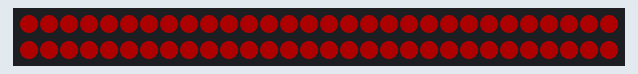
Bench run of a program on a simulated CircuitPython board. On the bench: 60 RGB LEDs in strip order, left to right, continuing on the next row. Dim RGB values are drawn brighter than linear.

Above: at 0.1 s.
At 1.1 s:
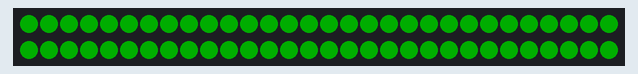
At 2.1 s:
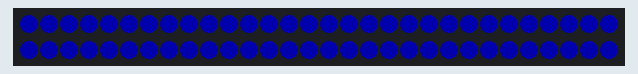
At 3.47 s:
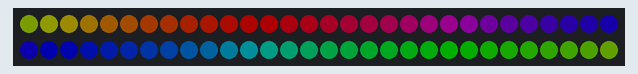
At 4.09 s:
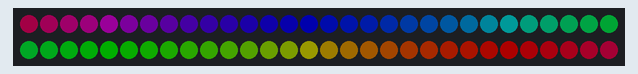
At 4.71 s:
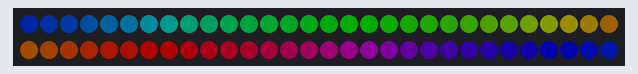

Measured:
- by itself, everything shown: repeats every 5.1 s, in 10 steps
- what the display in image 1 shows lasts 1.0 s, from 1.0 s to 2.0 s

The program:

adafruit.py
```python
# adafruit.py  (Raspberry Pi 5 + SPI(MOSI=GPIO10/핀19))
import time, board
import neopixel_spi as neopixel

NUM    = 60            # 실제 LED 개수
ORDER  = neopixel.GRB  # 색 이상하면 RGB/BGR/...로 바꿔보기
BRIGHT = 0.20          # 0.0~1.0

# SPI 객체 얻기 (/dev/spidev0.0)
spi = board.SPI()

# (옵션) SPI 속도 낮추기: 신호가 불안정하면 도움이 됨
try:
    # Blinka의 busio.SPI는 try_lock/configure 지원
    while not spi.try_lock():
        pass
    spi.configure(baudrate=2_400_000, phase=0, polarity=0)  # 2.4MHz
finally:
    try:
        spi.unlock()
    except Exception:
        pass

# SPI용 네오픽셀 객체
pixels = neopixel.NeoPixel_SPI(
    spi, NUM,
    pixel_order=ORDER,
    brightness=BRIGHT,
    auto_write=False
)

def wheel(pos: int):
    if pos < 0 or pos > 255:
        return (0, 0, 0)
    if pos < 85:
        return (pos * 3, 255 - pos * 3, 0)
    if pos < 170:
        pos -= 85
        return (255 - pos * 3, 0, pos * 3)
    pos -= 170
    return (0, pos * 3, 255 - pos * 3)

def rainbow_cycle(wait: float):
    for j in range(255):
        for i in range(NUM):
            pixel_index = (i * 256 // NUM) + j
            pixels[i] = wheel(pixel_index & 255)
        pixels.show()
        time.sleep(wait)

if __name__ == "__main__":
    while True:
        pixels.fill((255, 0, 0)); pixels.show(); time.sleep(1)
        pixels.fill((0, 255, 0)); pixels.show(); time.sleep(1)
        pixels.fill((0, 0, 255)); pixels.show(); time.sleep(1)
        rainbow_cycle(0.001)
```
